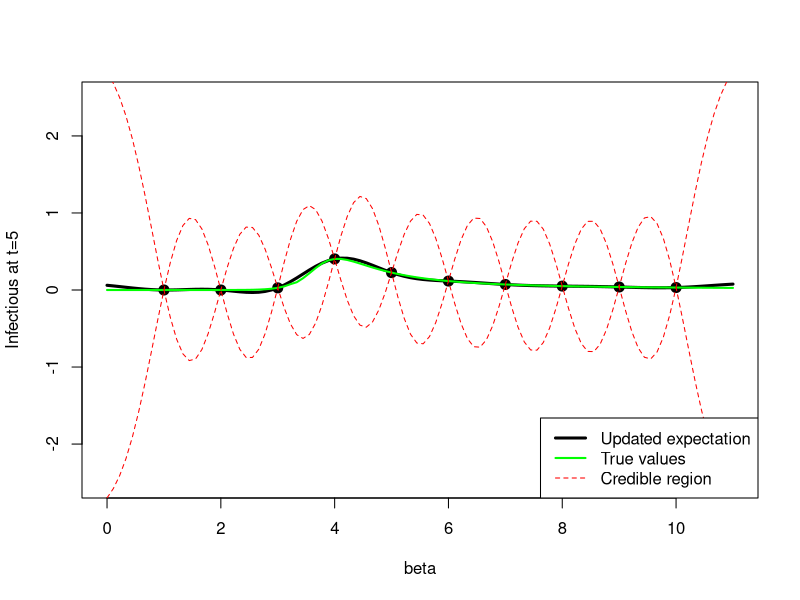

The R source for this figure:
#specify the beta values to be used as inputs:
n = 10
xj = c(seq(1,10,length=n))

#get the model output values from SIR model with inputs beta = xj:
library(deSolve)

sir = function(time, state, parameters) {
  
  with(as.list(c(state, parameters)), {
    
    dS = -beta * S * I
    dI =  beta * S * I - gamma * I
    dR =                 gamma * I
    
    return(list(c(dS, dI, dR)))
  })
}

infections = function(XX, g){
  trueY = c()
  init = c(S=1-1e-6, I=1e-6, R=0.0)
  times = seq(0, 15, by=1)
  for (b in XX) {
    out = ode(y=init, times=times, func=sir, parms=c(beta=b, gamma=g))
    out = as.data.frame(out)
    out$time = NULL
    trueY = c(trueY, out$I[6])
  }
  return(trueY)
}

D = infections(xj, 1)


#aim to approximate f(x) = proportion of population infected at t=5

#choose the polynomial terms to represent a simple linear model, b0 + b1*x
#also for now assume nugget is 0

#so emulator is given by f(x) = b0 + b1*x + u(x)
#treat b0 as known, choose prior expectation E(b0)=b0=0.5 (might need to change this)
#priorfit = lm(D ~ poly(xj,3,raw=TRUE))

priorfit = lm(D ~ 1)

#choose sigma_u and theta (starting with sigma_u = 1.5 and theta=0.14 same as paper)
#probably will need to change these
sigma_u = 1 #0.15
theta = 1 #1.25

E_fx = function(x) {
  return(predict(priorfit, data.frame(xj=x)))
}

Var_fx = sigma_u ^ 2

E_D = function(x) {
  return(c(seq(E_fx(x),E_fx(x),length=n))) 
}

Cov_fx_D = function(x) {
  cov = c()
  for (j in 1:n) {
    cov = c(cov, sigma_u^2 * exp(-((abs(x-xj[j])^2)/theta^2)))
  }
  return(cov)
}

Var_D = matrix(data = 0, nrow = n, ncol = n)
for (j in 1:n) {
  for (k in 1:n) {
    Var_D[j,k] = sigma_u^2 * exp(-((abs(xj[j]-xj[k])^2)/theta^2))
  }
  
}

# use these to calculate the adjusted expectation and variance:

ED_fx = function(x) {
  return(E_fx(x) + Cov_fx_D(x) %*% solve(Var_D) %*% (D - E_D(x)))
}

Var_D_fx = function(x) {
  if (x %in% xj) {
    return(0.0)
  }
  else {
    return(Var_fx - Cov_fx_D(x) %*% solve(Var_D) %*% Cov_fx_D(x)) #think the error is with the last bit in the multiplication
  }
}

# plot the findings:
XX = matrix(seq(0, 11, length=100), ncol=1)
YY = matrix(seq(0, 0, length=100), ncol=1)
for (i in 1:100) {
  YY[i,1] = ED_fx(XX[i,1])
}
trueY = infections(XX, 1)

Var_credible = matrix(seq(0, 0, length=100), ncol=1)
for (i in 1:100) {
  Var_credible[i,1] = Var_D_fx(XX[i,1])
}

c1 = YY - 3 * sqrt(Var_credible)
c2 = YY + 3 * sqrt(Var_credible)

matplot(XX, YY, type="l", lty=1, col="black", lwd=3, xlab="beta", ylab="Infectious at t=5", ylim=c(-2.5,2.5))
points(xj, D, pch=20, cex=2)
#lines(XX, predict(priorfit, data.frame(xj=XX)), col="black")
lines(XX, trueY, lwd=2, col="green")
lines(XX, c1, lwd=1, col="red", lty=2)
lines(XX, c2, lwd=1, col="red", lty=2)

legend("bottomright",legend=c("Updated expectation", "True values", "Credible region"), 
       col=c("black", "green", "red"),lty=c(1,1,2),lwd=c(3,2,1))

# can see from this plot that choosing a cubic prior gives a better fit than constant but still not great

#SOMETHING WRONG WITH VARIANCE CALCULATION --> CREDIBLE REGIONS INCORRECT?
